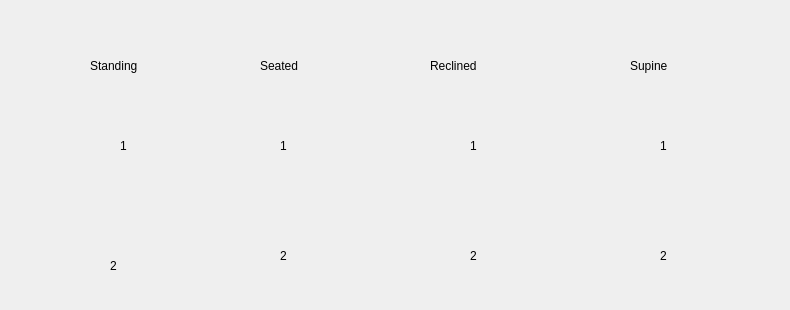
       <widget class="QWidget" name="Preset_Page">
        <widget class="QLabel" name="label_34">
         <property name="geometry">
          <rect>
           <x>90</x>
           <y>30</y>
           <width>151</width>
           <height>71</height>
          </rect>
         </property>
         <property name="text">
          <string>Standing</string>
         </property>
        </widget>
        <widget class="QLabel" name="label_35">
         <property name="geometry">
          <rect>
           <x>260</x>
           <y>30</y>
           <width>151</width>
           <height>71</height>
          </rect>
         </property>
         <property name="text">
          <string>Seated</string>
         </property>
        </widget>
        <widget class="QLabel" name="label_36">
         <property name="geometry">
          <rect>
           <x>430</x>
           <y>30</y>
           <width>151</width>
           <height>71</height>
          </rect>
         </property>
         <property name="text">
          <string>Reclined</string>
         </property>
        </widget>
        <widget class="QLabel" name="label_37">
         <property name="geometry">
          <rect>
           <x>630</x>
           <y>30</y>
           <width>151</width>
           <height>71</height>
          </rect>
         </property>
         <property name="text">
          <string>Supine</string>
         </property>
        </widget>
        <widget class="QLabel" name="label_39">
         <property name="geometry">
          <rect>
           <x>280</x>
           <y>110</y>
           <width>31</width>
           <height>71</height>
          </rect>
         </property>
         <property name="text">
          <string>1</string>
         </property>
        </widget>
        <widget class="QLabel" name="label_40">
         <property name="geometry">
          <rect>
           <x>470</x>
           <y>110</y>
           <width>21</width>
           <height>71</height>
          </rect>
         </property>
         <property name="text">
          <string>1</string>
         </property>
        </widget>
        <widget class="QLabel" name="label_41">
         <property name="geometry">
          <rect>
           <x>660</x>
           <y>110</y>
           <width>41</width>
           <height>71</height>
          </rect>
         </property>
         <property name="text">
          <string>1</string>
         </property>
        </widget>
        <widget class="QLabel" name="label_42">
         <property name="geometry">
          <rect>
           <x>120</x>
           <y>110</y>
           <width>31</width>
           <height>71</height>
          </rect>
         </property>
         <property name="text">
          <string>1</string>
         </property>
        </widget>
        <widget class="QLabel" name="label_43">
         <property name="geometry">
          <rect>
           <x>110</x>
           <y>230</y>
           <width>31</width>
           <height>71</height>
          </rect>
         </property>
         <property name="text">
          <string>2</string>
         </property>
        </widget>
        <widget class="QLabel" name="label_44">
         <property name="geometry">
          <rect>
           <x>280</x>
           <y>220</y>
           <width>31</width>
           <height>71</height>
          </rect>
         </property>
         <property name="text">
          <string>2</string>
         </property>
        </widget>
        <widget class="QLabel" name="label_45">
         <property name="geometry">
          <rect>
           <x>470</x>
           <y>220</y>
           <width>31</width>
           <height>71</height>
          </rect>
         </property>
         <property name="text">
          <string>2</string>
         </property>
        </widget>
        <widget class="QLabel" name="label_46">
         <property name="geometry">
          <rect>
           <x>660</x>
           <y>220</y>
           <width>31</width>
           <height>71</height>
          </rect>
         </property>
         <property name="text">
          <string>2</string>
         </property>
        </widget>
       </widget>
